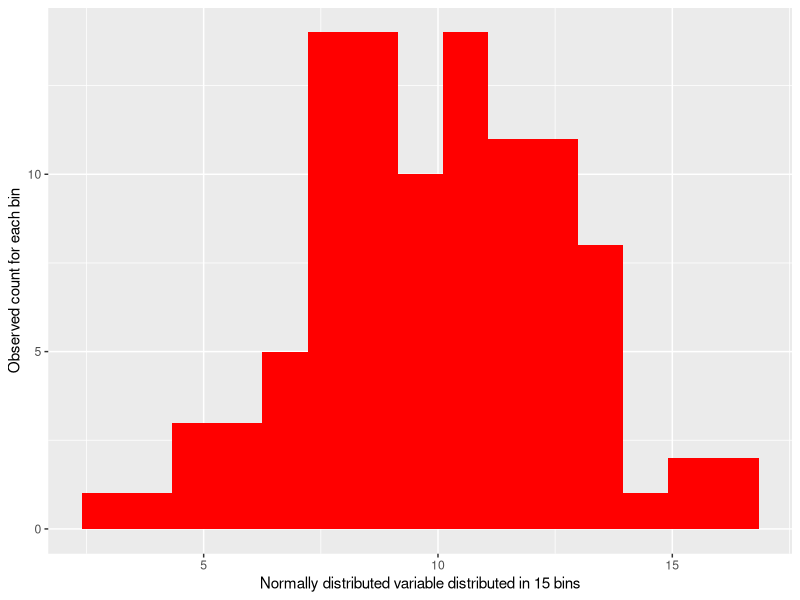
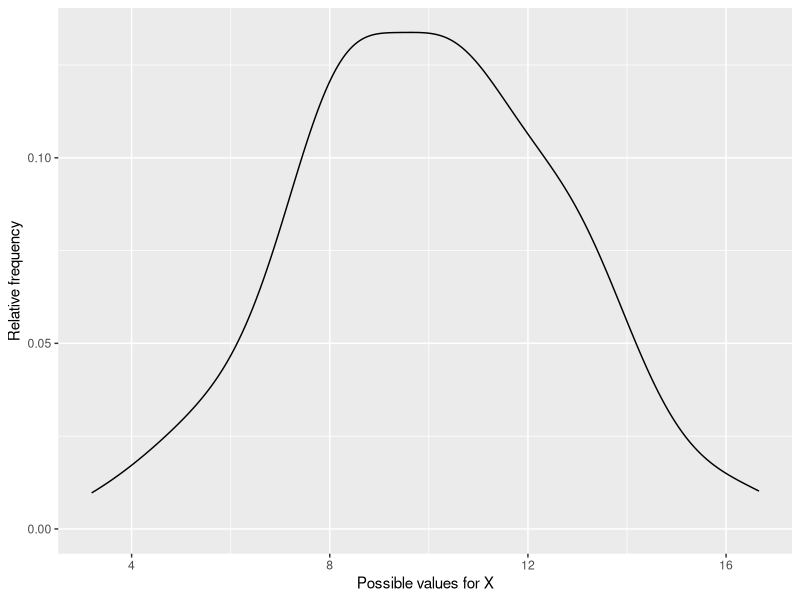
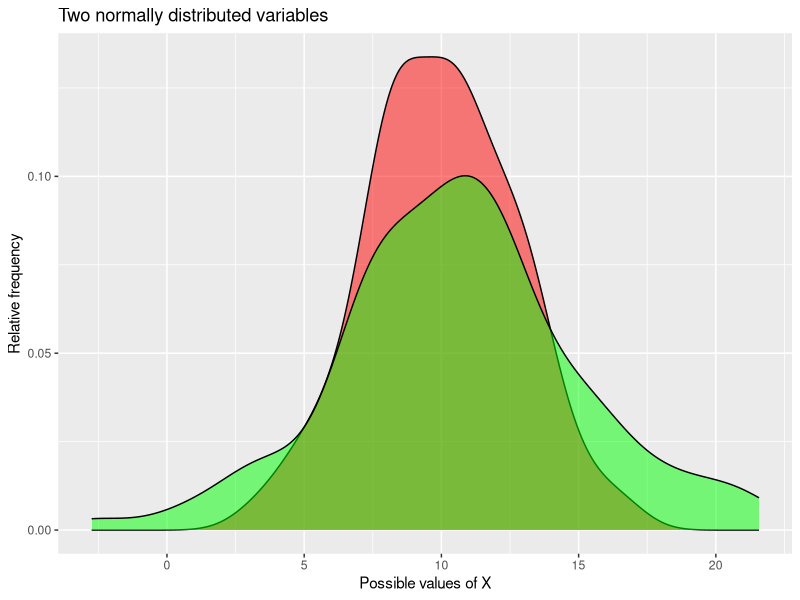

Write R code to recreate these figures, in order.
setwd("~/1_r/statistics/week-0-practice/code")
library(tidyverse)

normaldist <- rnorm(n = 100, mean = 10, sd = 3)
normaldist2 <- rnorm(n = 100, mean = 11, sd = 5)
df <- data.frame(normaldist, normaldist2)

ggplot(df, aes(normaldist)) + 
  geom_histogram(bins = 15, fill = "red") +
  labs(x = "Normally distributed variable distributed in 15 bins",
       y = "Observed count for each bin")

ggplot(df, aes(normaldist)) +
  geom_density() +
  labs(x = "Possible values for X",
       y = "Relative frequency")

ggplot(df) +
  geom_density(aes(normaldist), fill = "red", alpha = 0.5) +
  geom_density(aes(normaldist2), fill = "green", alpha = 0.5) +
  labs(x = "Possible values of X",
       y = "Relative frequency",
       title = "Two normally distributed variables")


